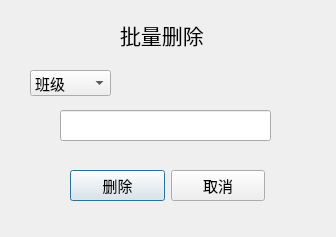
<?xml version="1.0" encoding="UTF-8"?>
<ui version="4.0">
 <class>Dialog_stu_delete</class>
 <widget class="QDialog" name="Dialog_stu_delete">
  <property name="geometry">
   <rect>
    <x>0</x>
    <y>0</y>
    <width>336</width>
    <height>237</height>
   </rect>
  </property>
  <property name="font">
   <font>
    <family>华文楷体</family>
    <pointsize>12</pointsize>
   </font>
  </property>
  <property name="windowTitle">
   <string>Dialog</string>
  </property>
  <widget class="QWidget" name="layoutWidget">
   <property name="geometry">
    <rect>
     <x>70</x>
     <y>170</y>
     <width>195</width>
     <height>31</height>
    </rect>
   </property>
   <layout class="QHBoxLayout" name="horizontalLayout">
    <item>
     <widget class="QPushButton" name="pushButton_2">
      <property name="font">
       <font>
        <family>华文楷体</family>
        <pointsize>11</pointsize>
       </font>
      </property>
      <property name="text">
       <string>删除</string>
      </property>
     </widget>
    </item>
    <item>
     <widget class="QPushButton" name="pushButton">
      <property name="font">
       <font>
        <family>华文楷体</family>
        <pointsize>11</pointsize>
       </font>
      </property>
      <property name="text">
       <string>取消</string>
      </property>
     </widget>
    </item>
   </layout>
  </widget>
  <widget class="QLabel" name="label">
   <property name="geometry">
    <rect>
     <x>120</x>
     <y>20</y>
     <width>131</width>
     <height>30</height>
    </rect>
   </property>
   <property name="font">
    <font>
     <family>华文楷体</family>
     <pointsize>16</pointsize>
    </font>
   </property>
   <property name="text">
    <string>批量删除</string>
   </property>
  </widget>
  <widget class="QLineEdit" name="lineEdit">
   <property name="geometry">
    <rect>
     <x>60</x>
     <y>110</y>
     <width>211</width>
     <height>31</height>
    </rect>
   </property>
  </widget>
  <widget class="QComboBox" name="comboBox">
   <property name="geometry">
    <rect>
     <x>30</x>
     <y>70</y>
     <width>81</width>
     <height>26</height>
    </rect>
   </property>
   <property name="font">
    <font>
     <pointsize>11</pointsize>
    </font>
   </property>
   <item>
    <property name="text">
     <string>班级</string>
    </property>
   </item>
   <item>
    <property name="text">
     <string>专业</string>
    </property>
   </item>
  </widget>
 </widget>
 <resources/>
 <connections/>
</ui>
